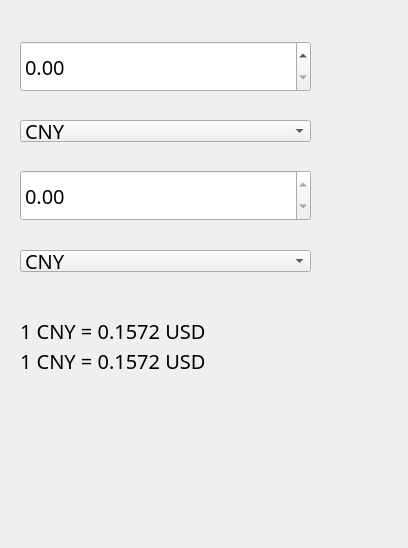
<?xml version="1.0" encoding="UTF-8"?>
<ui version="4.0">
 <class>huobi</class>
 <widget class="QWidget" name="huobi">
  <property name="geometry">
   <rect>
    <x>0</x>
    <y>0</y>
    <width>408</width>
    <height>548</height>
   </rect>
  </property>
  <property name="maximumSize">
   <size>
    <width>1000</width>
    <height>10000</height>
   </size>
  </property>
  <property name="font">
   <font>
    <family>宋体</family>
    <pointsize>-1</pointsize>
    <italic>false</italic>
    <bold>false</bold>
   </font>
  </property>
  <property name="windowTitle">
   <string>拉胯计算器</string>
  </property>
  <property name="styleSheet">
   <string notr="true">font-size:20px;</string>
  </property>
  <widget class="QWidget" name="centralWidget" native="true">
   <property name="geometry">
    <rect>
     <x>0</x>
     <y>-20</y>
     <width>411</width>
     <height>571</height>
    </rect>
   </property>
   <widget class="QComboBox" name="comboBox">
    <property name="geometry">
     <rect>
      <x>20</x>
      <y>140</y>
      <width>291</width>
      <height>22</height>
     </rect>
    </property>
    <item>
     <property name="text">
      <string>CNY</string>
     </property>
    </item>
    <item>
     <property name="text">
      <string>EUR</string>
     </property>
    </item>
    <item>
     <property name="text">
      <string>GBP</string>
     </property>
    </item>
    <item>
     <property name="text">
      <string>JPY</string>
     </property>
    </item>
    <item>
     <property name="text">
      <string>CAD</string>
     </property>
    </item>
    <item>
     <property name="text">
      <string>USR</string>
     </property>
    </item>
   </widget>
   <widget class="QLabel" name="label_3">
    <property name="geometry">
     <rect>
      <x>20</x>
      <y>340</y>
      <width>381</width>
      <height>21</height>
     </rect>
    </property>
    <property name="text">
     <string>1 CNY = 0.1572 USD</string>
    </property>
   </widget>
   <widget class="QDoubleSpinBox" name="doubleSpinBox">
    <property name="geometry">
     <rect>
      <x>20</x>
      <y>61</y>
      <width>291</width>
      <height>51</height>
     </rect>
    </property>
    <property name="styleSheet">
     <string notr="true"/>
    </property>
    <property name="maximum">
     <double>999999999.990000009536743</double>
    </property>
   </widget>
   <widget class="QDoubleSpinBox" name="doubleSpinBox_2">
    <property name="geometry">
     <rect>
      <x>20</x>
      <y>190</y>
      <width>291</width>
      <height>51</height>
     </rect>
    </property>
    <property name="styleSheet">
     <string notr="true">*{
font:50px &quot;宋体&quot;;


}</string>
    </property>
    <property name="readOnly">
     <bool>true</bool>
    </property>
    <property name="maximum">
     <double>999999999.990000009536743</double>
    </property>
   </widget>
   <widget class="QComboBox" name="comboBox_2">
    <property name="geometry">
     <rect>
      <x>20</x>
      <y>270</y>
      <width>291</width>
      <height>22</height>
     </rect>
    </property>
    <item>
     <property name="text">
      <string>CNY</string>
     </property>
    </item>
    <item>
     <property name="text">
      <string>EUR</string>
     </property>
    </item>
    <item>
     <property name="text">
      <string>GBP</string>
     </property>
    </item>
    <item>
     <property name="text">
      <string>JPY</string>
     </property>
    </item>
    <item>
     <property name="text">
      <string>CAD</string>
     </property>
    </item>
    <item>
     <property name="text">
      <string>USR</string>
     </property>
    </item>
   </widget>
   <widget class="QLabel" name="label_4">
    <property name="geometry">
     <rect>
      <x>20</x>
      <y>370</y>
      <width>381</width>
      <height>21</height>
     </rect>
    </property>
    <property name="text">
     <string>1 CNY = 0.1572 USD</string>
    </property>
   </widget>
  </widget>
 </widget>
 <layoutdefault spacing="6" margin="11"/>
 <resources/>
 <connections/>
</ui>
